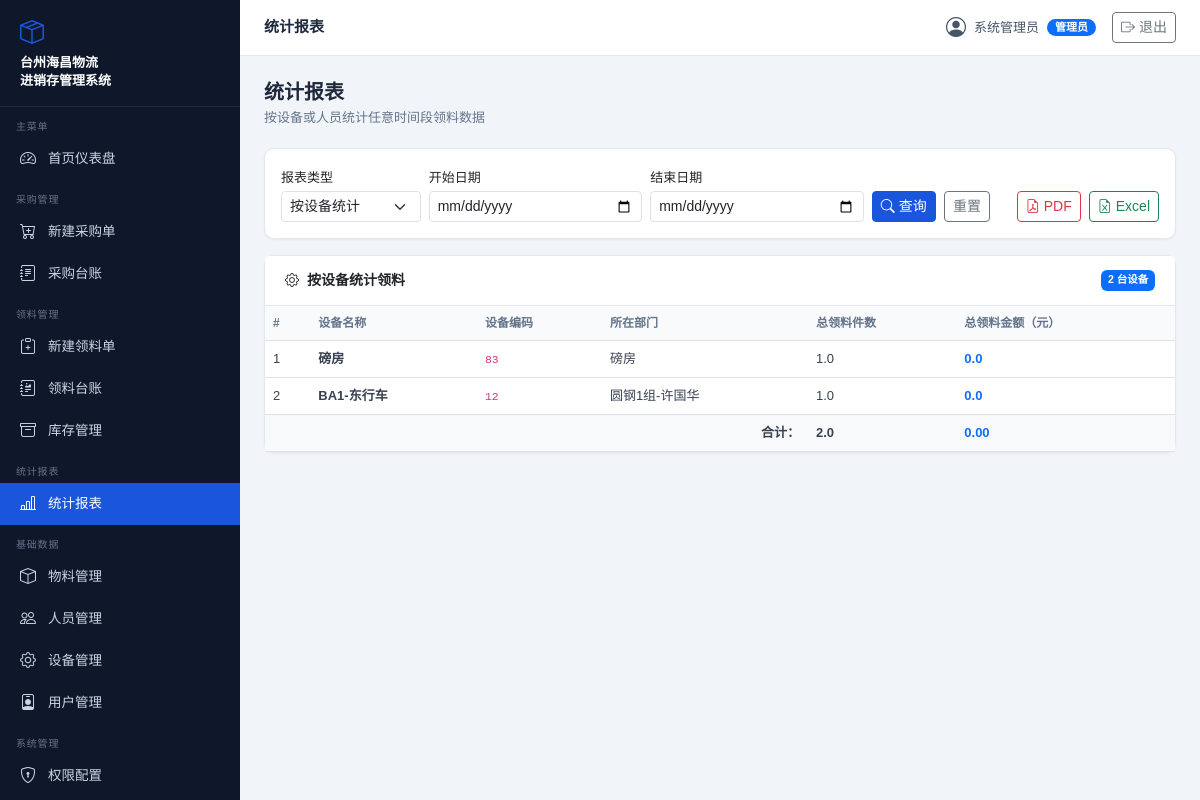
The app's page /reports (signed in), older data.
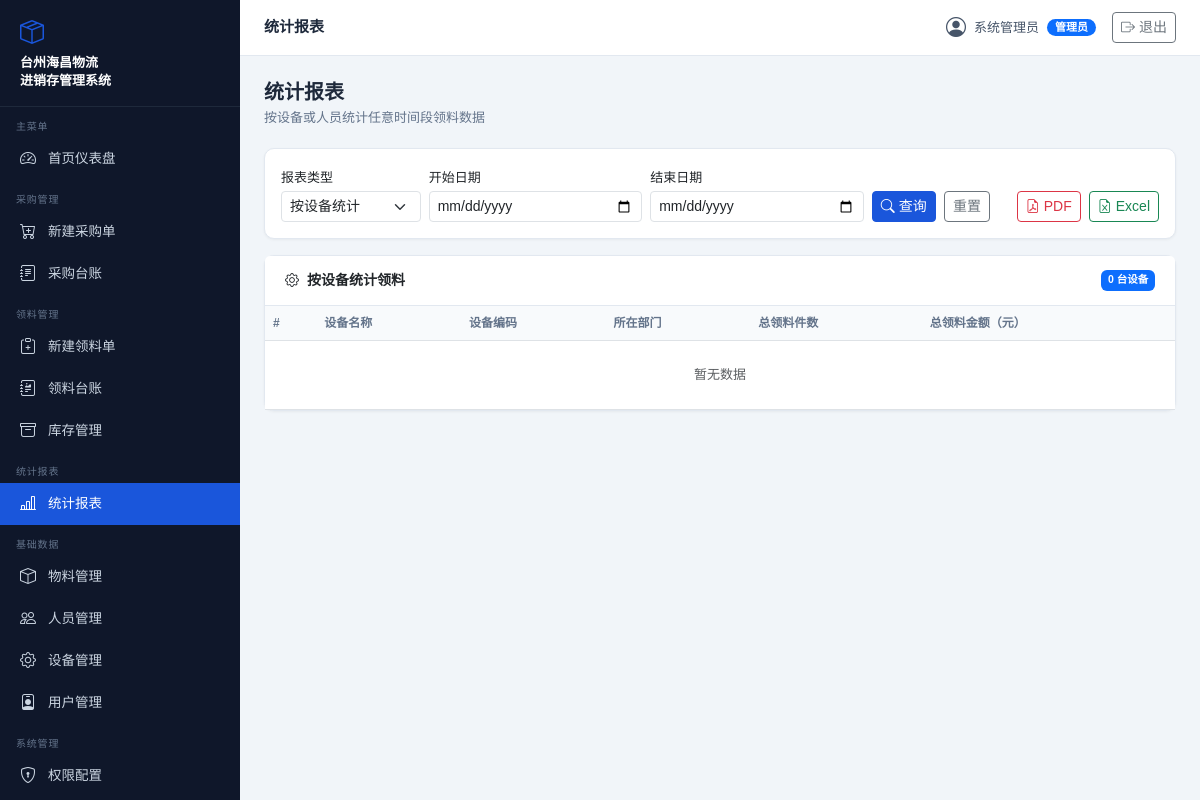
The same page, newer data.
### models.py (models this page shows)
class User(Base):
    __tablename__ = "users"
    id = Column(Integer, primary_key=True, index=True)
    username = Column(String, unique=True, index=True)
    hashed_password = Column(String)
    full_name = Column(String)
    role = Column(String)       # 管理员/采购员/仓管员/普通操作员
    is_active = Column(Boolean, default=True)
    created_at = Column(DateTime, default=datetime.now)

class Equipment(Base):
    __tablename__ = "equipment"
    id = Column(Integer, primary_key=True, index=True)
    code = Column(String, unique=True, index=True)
    name = Column(String)
    model = Column(String)
    department = Column(String)
    is_active = Column(Boolean, default=True)
    created_at = Column(DateTime, default=datetime.now)

### routers/reports.py (the view)
@router.get("", response_class=HTMLResponse)
def reports_page(request: Request,
                 report_type: str = "equipment",
                 start_date: str = "",
                 end_date: str = "",
                 db: Session = Depends(get_db)):
    user = _require_view(request, db)
    equipment_rows = build_equipment_report(db, start_date, end_date)
    personnel_rows = build_personnel_report(db, start_date, end_date)
    return templates.TemplateResponse("reports.html", page_context(
        request, db, user,
        report_type=report_type,
        equipment_rows=equipment_rows,
        personnel_rows=personnel_rows,
        start_date=start_date,
        end_date=end_date))

### templates/reports.html (shortened to what this page needs)
{% extends "base.html" %}
{% block page_title %}统计报表{% endblock %}
{% block content %}
<div class="page-header"><h1>统计报表</h1><p>按设备或人员统计任意时间段领料数据</p></div>
<div class="card mb-3">
  <div class="card-body">
    <form method="get" action="/reports" class="row g-2 align-items-end">
      <div class="col-md-2">
        <label class="form-label mb-1" style="font-size:13px;">报表类型</label>
        <select name="report_type" class="form-select form-select-sm">
          <option value="equipment" {{ 'selected' if report_type=='equipment' }}>按设备统计</option>
        </select>
      </div>
      <div class="col-md-3">
        <label class="form-label mb-1" style="font-size:13px;">开始日期</label>
        <input type="date" name="start_date" class="form-control form-control-sm" value="{{ start_date }}">
      </div>
      <div class="col-md-3">
        <label class="form-label mb-1" style="font-size:13px;">结束日期</label>
        <input type="date" name="end_date" class="form-control form-control-sm" value="{{ end_date }}">
      </div>
      <div class="col-md-auto">
        <button type="submit" class="btn btn-sm btn-primary">
          <i class="bi bi-search me-1"></i>查询
        </button>
        <a href="/reports" class="btn btn-sm btn-outline-secondary ms-1">重置</a>
      </div>
      <div class="col-md-auto ms-auto d-flex gap-2">
        {% if 'reports.export' in permissions %}
        <a href="/reports/pdf?report_type={{ report_type }}&start_date={{ start_date }}&end_date={{ end_date }}"
          class="btn btn-sm btn-outline-danger">
          <i class="bi bi-file-earmark-pdf me-1"></i>PDF
        </a>
        <a href="/reports/excel?report_type={{ report_type }}&start_date={{ start_date }}&end_date={{ end_date }}"
          class="btn btn-sm btn-outline-success">
          <i class="bi bi-file-earmark-excel me-1"></i>Excel
        </a>
        {% endif %}
      </div>
    </form>
  </div>
</div>
{% if report_type == 'equipment' %}
<div class="card">
  <div class="card-header d-flex justify-content-between">
    <span><i class="bi bi-gear me-2"></i>按设备统计领料</span>
    <span class="badge bg-primary">{{ equipment_rows|length }} 台设备</span>
  </div>
  <div class="card-body p-0">
    <table class="table table-hover mb-0">
      <thead>
        <tr><th>#</th><th>设备名称</th><th>设备编码</th><th>所在部门</th>
          <th>总领料件数</th><th>总领料金额（元）</th></tr>
      </thead>
      <tbody>
        {% for r in equipment_rows %}
        <tr>
          <td>{{ loop.index }}</td>
          <td><strong>{{ r.equipment_name }}</strong></td>
          <td><code>{{ r.equipment_code }}</code></td>
          <td>{{ r.department }}</td>
          <td>{{ r.total_qty }}</td>
          <td><strong class="text-primary">{{ r.total_amt }}</strong></td>
        </tr>
        {% else %}
        <tr><td colspan="6" class="text-center text-muted py-4">暂无数据</td></tr>
        {% endfor %}
      </tbody>
      {% if equipment_rows %}
      <tfoot class="table-light">
        <tr>
          <td colspan="4" class="text-end fw-semibold">合计：</td>
          <td class="fw-bold">{{ equipment_rows|sum(attribute='total_qty') }}</td>
          <td class="fw-bold text-primary">
            {{ "%.2f"|format(equipment_rows|sum(attribute='total_amt')) }}
          </td>
        </tr>
      </tfoot>
      {% endif %}
    </table>
  </div>
</div>
{% endif %}
{% endblock %}

### templates/base.html (shortened to what this page needs)
<!DOCTYPE html>
<html lang="zh-CN">
<head>
<link href="../static/cdn.jsdelivr.net/npm/bootstrap@5.3.0/dist/css/bootstrap.min.css" rel="stylesheet">
<link href="../static/cdn.jsdelivr.net/npm/bootstrap-icons@1.11.0/font/bootstrap-icons.css" rel="stylesheet">
</head>
<body>
<div id="sidebar">
  <div class="logo">
    <div class="logo-icon"><i class="bi bi-box-seam"></i></div>
    台州海昌物流<br>进销存管理系统
  </div>
  {% set perms = permissions|default([]) %}
  {% if user %}
  {% if 'dashboard.view' in perms %}
  <div class="nav-section">主菜单</div>
  <a href="/" class="nav-item-link {% if request.url.path == '/' %}active{% endif %}">
    <i class="bi bi-speedometer2"></i> 首页仪表盘
  </a>
  {% endif %}
  {% if 'purchase.create' in perms or 'purchase.view' in perms %}
  <div class="nav-section">采购管理</div>
  {% if 'purchase.create' in perms %}
  <a href="/purchase" class="nav-item-link {% if '/purchase' in request.url.path and 'ledger' not in request.url.path %}active{% endif %}">
    <i class="bi bi-cart-plus"></i> 新建采购单
  </a>
  {% endif %}
  {% if 'purchase.view' in perms %}
  <a href="/purchase/ledger" class="nav-item-link {% if 'purchase/ledger' in request.url.path %}active{% endif %}">
    <i class="bi bi-journal-text"></i> 采购台账
  </a>
  {% endif %}
  {% endif %}
  {% if 'requisition.create' in perms or 'requisition.view' in perms or 'warehouse.view' in perms %}
  <div class="nav-section">领料管理</div>
  {% if 'requisition.create' in perms %}
  <a href="/requisition" class="nav-item-link {% if '/requisition' in request.url.path and 'ledger' not in request.url.path and 'api' not in request.url.path %}active{% endif %}">
    <i class="bi bi-clipboard-plus"></i> 新建领料单
  </a>
  {% endif %}
  {% if 'requisition.view' in perms %}
  <a href="/requisition/ledger" class="nav-item-link {% if 'requisition/ledger' in request.url.path %}active{% endif %}">
    <i class="bi bi-journal-richtext"></i> 领料台账
  </a>
  {% endif %}
  {% if 'warehouse.view' in perms %}
  <a href="/warehouse" class="nav-item-link {% if '/warehouse' in request.url.path %}active{% endif %}">
    <i class="bi bi-archive"></i> 库存管理
  </a>
  {% endif %}
  {% endif %}
  {% if 'reports.view' in perms %}
  <div class="nav-section">统计报表</div>
  <a href="/reports" class="nav-item-link {% if '/reports' in request.url.path %}active{% endif %}">
    <i class="bi bi-bar-chart-line"></i> 统计报表
  </a>
  {% endif %}
  {% if 'material.view' in perms or 'personnel.view' in perms or 'equipment.view' in perms or 'user.view' in perms %}
  <div class="nav-section">基础数据</div>
  {% if 'material.view' in perms %}
  <a href="/materials" class="nav-item-link {% if '/materials' in request.url.path %}active{% endif %}">
    <i class="bi bi-box"></i> 物料管理
  </a>
  {% endif %}
  {% if 'personnel.view' in perms %}
  <a href="/personnel" class="nav-item-link {% if '/personnel' in request.url.path %}active{% endif %}">
    <i class="bi bi-people"></i> 人员管理
  </a>
  {% endif %}
  {% if 'equipment.view' in perms %}
  <a href="/equipment" class="nav-item-link {% if '/equipment' in request.url.path %}active{% endif %}">
    <i class="bi bi-gear"></i> 设备管理
  </a>
  {% endif %}
  {% if 'user.view' in perms %}
  <a href="/users" class="nav-item-link {% if '/users' in request.url.path %}active{% endif %}">
    <i class="bi bi-person-badge"></i> 用户管理
  </a>
  {% endif %}
  {% endif %}
  {% if 'role.manage' in perms or 'backup.view' in perms or 'log.view' in perms %}
  <div class="nav-section">系统管理</div>
  {% if 'role.manage' in perms %}
  <a href="/roles" class="nav-item-link {% if '/roles' in request.url.path %}active{% endif %}">
    <i class="bi bi-shield-lock"></i> 权限配置
  </a>
  {% endif %}
  {% endif %}
  {% endif %}
</div>
<div id="main-content">
  <div id="topbar">
    <div class="topbar-title">{% block page_title %}台州海昌物流有限公司{% endblock %}</div>
    <div class="topbar-user">
      {% if user %}
      <i class="bi bi-person-circle fs-5"></i>
      <span>{{ user.full_name }}</span>
      <span class="badge bg-primary badge-role">{{ user.role }}</span>
      <a href="/logout" class="btn btn-sm btn-outline-secondary ms-2">
        <i class="bi bi-box-arrow-right"></i> 退出
      </a>
      {% endif %}
    </div>
  </div>
  <div class="content-area">
    {% block content %}{% endblock %}
  </div>
</div>
</body>
</html>

### templates/base.html (style rules this page uses)
:root { --sidebar-bg: #0f172a; --sidebar-text: #cbd5e1; --sidebar-hover: #1e293b; --sidebar-active: #1a56db; --sidebar-width: 240px; --header-height: 56px; --primary: #1a56db; }
body { background: #f1f5f9; font-family: 'Microsoft YaHei', sans-serif; }
#sidebar { position: fixed; left: 0; top: 0; bottom: 0; width: var(--sidebar-width); background: var(--sidebar-bg); z-index: 100; overflow-y: auto; }
#sidebar .logo { padding: 16px 20px; border-bottom: 1px solid #1e293b; color: #fff; font-size: 13px; font-weight: 600; line-height: 1.4; }
#sidebar .logo .logo-icon { font-size: 24px; color: var(--primary); margin-bottom: 4px; }
.nav-section { padding: 12px 16px 4px; font-size: 10px; color: #64748b; letter-spacing: .8px; text-transform: uppercase; }
.nav-item-link { display: flex; align-items: center; gap: 10px; padding: 9px 20px; color: var(--sidebar-text); text-decoration: none; font-size: 13.5px; transition: all .2s; }
.nav-item-link.active { background: var(--primary); color: #fff; }
.nav-item-link i { font-size: 16px; width: 18px; }
#main-content { margin-left: var(--sidebar-width); min-height: 100vh; }
#topbar { height: var(--header-height); background: #fff; border-bottom: 1px solid #e2e8f0; display: flex; align-items: center; justify-content: space-between; padding: 0 24px; position: sticky; top: 0; z-index: 99; }
.topbar-title { font-size: 15px; font-weight: 600; color: #1e293b; }
.topbar-user { display: flex; align-items: center; gap: 8px; font-size: 13px; color: #475569; }
.content-area { padding: 24px; }
.page-header { margin-bottom: 20px; }
.page-header h1 { font-size: 20px; font-weight: 600; color: #1e293b; margin: 0; }
.page-header p { font-size: 13px; color: #64748b; margin: 4px 0 0; }
.card { border: 1px solid #e2e8f0; border-radius: 10px; box-shadow: 0 1px 3px rgba(0,0,0,.05); }
.card-header { background: #fff; border-bottom: 1px solid #e2e8f0; padding: 14px 20px; font-weight: 600; font-size: 14px; }
.table th { font-size: 12px; color: #64748b; font-weight: 600; background: #f8fafc; white-space: nowrap; }
.table td { font-size: 13px; color: #374151; vertical-align: middle; }
.badge-role { font-size: 11px; padding: 3px 8px; border-radius: 20px; }
.btn-primary { background: var(--primary); border-color: var(--primary); }

Row changes from the older to the newer data that the page shows:
removed Equipment: equipment_name "磅房", equipment_code "83", department "磅房", total_qty "1.0", total_amt "0.0"
removed Equipment: equipment_name "BA1-东行车", equipment_code "12", department "圆钢1组-许国华", total_qty "1.0", total_amt "0.0"
Text that changed along with them:
{{ equipment_rows|length }}: "2" → "0"
{{ equipment_rows|sum(attribute='total_qty') }}: "2.0" → (not shown)
{{ "%.2f"|format(equipment_rows|sum(attribute='total_amt')) }}: "0.00" → (not shown)
text no longer shown: "合计："
text now shown: "暂无数据"
